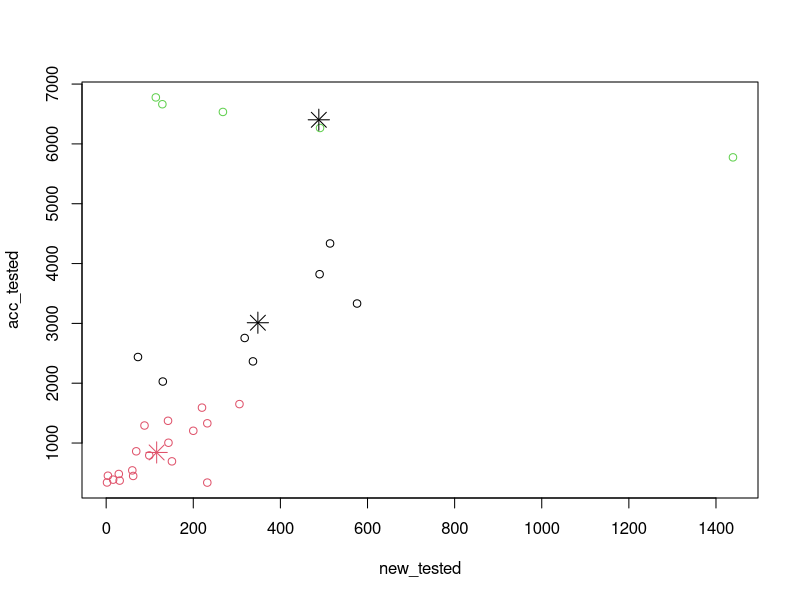

The R source for this figure:
# Mengatur lokasi kerja
lokasi_kerja <- "D:/tb" 
setwd(lokasi_kerja) 
getwd()

# Mengimport dataset
dataset <- read.csv("cases.csv", sep = ",") 
head(dataset)
str(dataset)

# Mengatasi Missing Value dengan Mean
rawdata=dataset
for(i in 1:ncol(rawdata)){
  rawdata[is.na(rawdata[,i]), i] <- mean(rawdata[,i],na.rm = TRUE)
}

# Clustering
cl <- kmeans(rawdata[2:12], 3)

# Melihat Hasil
cl
cl$size
plot(rawdata[2:3], col = cl$cluster)
(col = cl$cluster)
points(cl$centers, col = 1:2, pch = 8, cex =2)
cl$cluster

# Membuat tabel Untuk mempermudah melihat data yang telah di cluster
final=data.frame(rawdata, cl$cluster)
View(final)
